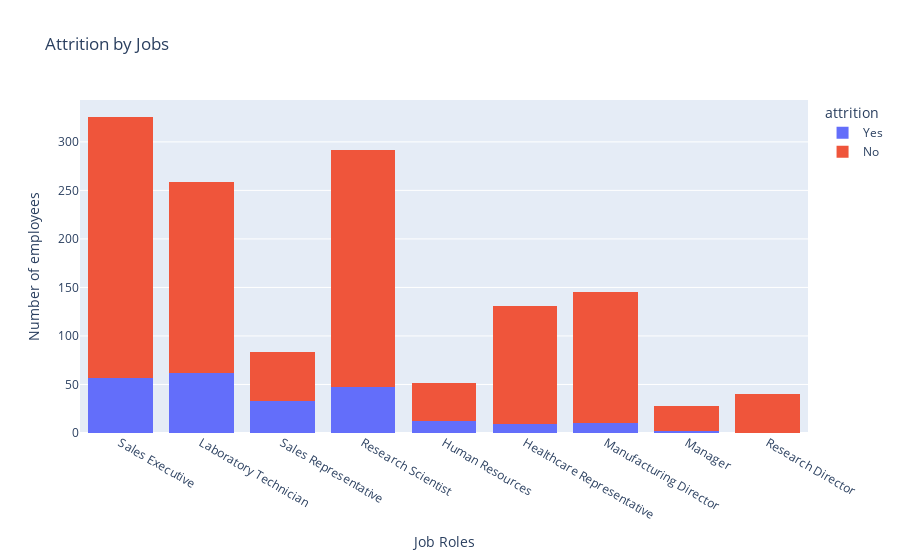

Notebook code for this chart:
### Markdown cell above
The attrition rate is consistant between departments, staying around the 80 - 85\% level.

### Code cell
fig = px.histogram(new_df, x='job_role', color='attrition', title='Attrition by Jobs',
                   barmode="stack")

fig.update_layout(
    xaxis_title='Job Roles',
    yaxis_title='Number of employees')
#fig.update_layout(template="plotly_dark")
fig.show()

### Figure 1 — Plotly figure (JSON) as saved in the notebook; plotly's stock layout.template omitted (floating-point values rounded to 4 significant figures; data arrays with more than 128 entries replaced by an {"elided": "..."} marker saying what was removed)
{"data": [{"alignmentgroup": "True", "bingroup": "x", "hovertemplate": "attrition=Yes<br>job_role=%{x}<br>count=%{y}<extra></extra>", "legendgroup": "Yes", "marker": {"color": "#636efa", "pattern": {"shape": ""}}, "name": "Yes", "offsetgroup": "Yes", "orientation": "v", "showlegend": true, "type": "histogram", "x": {"elided": "232 str values"}, "xaxis": "x", "yaxis": "y"}, {"alignmentgroup": "True", "bingroup": "x", "hovertemplate": "attrition=No<br>job_role=%{x}<br>count=%{y}<extra></extra>", "legendgroup": "No", "marker": {"color": "#EF553B", "pattern": {"shape": ""}}, "name": "No", "offsetgroup": "No", "orientation": "v", "showlegend": true, "type": "histogram", "x": {"elided": "1124 str values"}, "xaxis": "x", "yaxis": "y"}], "layout": {"barmode": "stack", "legend": {"title": {"text": "attrition"}, "tracegroupgap": 0}, "title": {"text": "Attrition by Jobs"}, "xaxis": {"anchor": "y", "domain": [0, 1], "title": {"text": "Job Roles"}}, "yaxis": {"anchor": "x", "domain": [0, 1], "title": {"text": "Number of employees"}}}}
